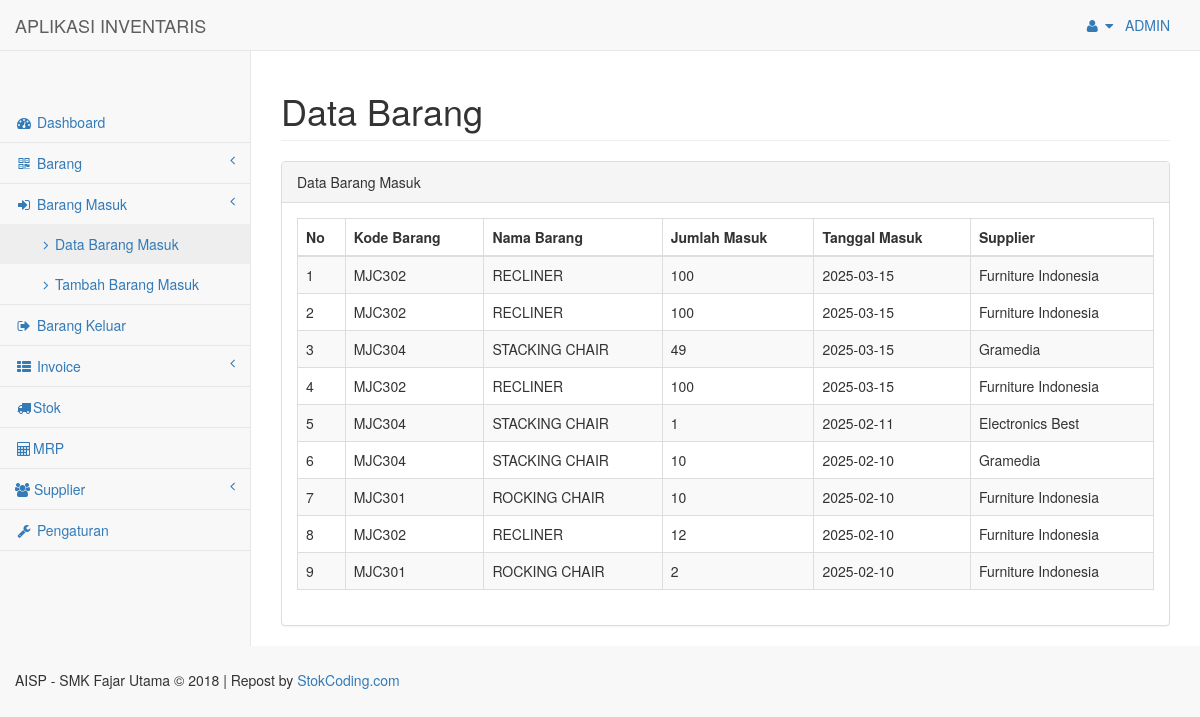
/index.php?page=barangmasuk (signed in), run on the app's committed database.
### tables this page shows
CREATE TABLE `tbl_barang` (
  `kode_barang` varchar(8) NOT NULL,
  `nama_barang` varchar(30) NOT NULL
);

CREATE TABLE `tbl_stok` (
  `id_stok` int NOT NULL,
  `kode_barang` varchar(8) NOT NULL,
  `nama_barang` varchar(30) NOT NULL,
  `jml_barangmasuk` int NOT NULL,
  `jml_barangkeluar` int NOT NULL,
  `total_barang` int NOT NULL
);

CREATE TABLE `tbl_masukbarang` (
  `id_masukbarang` varchar(11) NOT NULL,
  `kode_barang` varchar(8) NOT NULL,
  `nama_barang` varchar(30) NOT NULL,
  `tgl_masuk` date NOT NULL,
  `jumlah_masuk` int NOT NULL,
  `kode_supplier` varchar(5) NOT NULL
);

CREATE TABLE `tbl_supplier` (
  `kode_supplier` varchar(5) NOT NULL,
  `nama_supplier` varchar(35) NOT NULL,
  `alamat_supplier` varchar(50) NOT NULL,
  `telp_supplier` varchar(25) NOT NULL,
  `kota_supplier` varchar(20) NOT NULL
);

### config/Class_Barang.php (called while the page is built, shortened)
<?php
class Class_Barang
{
    function tampil_barangmasuk()
    {
        include("config.php");
        $sql = "select * from tbl_barang a inner join tbl_masukbarang b inner join tbl_stok c on a.kode_barang=b.kode_barang and a.kode_barang=c.kode_barang inner join tbl_supplier d on b.kode_supplier=d.kode_supplier ORDER BY b.tgl_masuk DESC";
        $data = mysqli_query($conn, $sql);
        $data1 = mysqli_num_rows($data);
        if ($data1 == 0) {
            echo "<div class='alert alert-danger'>Tidak ada data</div>";
        } else {
            while ($d = mysqli_fetch_assoc($data)) {
                $hasil[] = $d;
            }
            return $hasil;
        }
    }
}

### pages/data_barangmasuk.php (the view)
<div class="row">
    <div class="col-lg-12">
        <h1 class="page-header">Data Barang </h1>
    </div>
</div>
<div class="row">
    <div class="col-lg-12">
        <div class="panel panel-default">
            <div class="panel-heading">
                Data Barang Masuk
            </div>
            <div class="panel-body">
                <table width="100%" class="table table-striped table-bordered table-hover" cellpadding="0" cellspacing="0" id="dataTables-example">
                    <thead>
                        <?php
                        if (is_array($db->tampil_barangmasuk()) && count($db->tampil_barangmasuk()) > 0) {
                        ?>
                            <tr>
                                <th>No</th>
                                <th>Kode Barang</th>
                                <th>Nama Barang</th>
                                <th>Jumlah Masuk</th>
                                <th>Tanggal Masuk</th>
                                <th>Supplier</th>
                            </tr>
                    </thead>
                    <tbody>
                        <?php
                            $no = 1;
                            foreach ($db->tampil_barangmasuk() as $row) {
                        ?>
                            <tr>
                                <td><?= $no++ ?></td>
                                <td><?= $row['kode_barang'] ?></td>
                                <td><?= $row['nama_barang'] ?></td>
                                <td><?= $row['jumlah_masuk'] ?></td>
                                <td><?= $row['tgl_masuk'] ?></td>
                                <td><?= $row['nama_supplier'] ?></td>
                            </tr>
                    <?php }
                        } ?>
                    </tbody>
                </table>
            </div>
        </div>
    </div>
</div>

### data on the page
tbl_barang: tbl_stok.kode_barang "MJC302", tbl_stok.nama_barang "RECLINER", tbl_masukbarang.jumlah_masuk "100", tbl_masukbarang.tgl_masuk "2025-03-15", tbl_supplier.nama_supplier "Furniture Indonesia", tbl_masukbarang.jumlah_masuk "12", tbl_masukbarang.tgl_masuk "2025-02-10"
tbl_barang: tbl_stok.kode_barang "MJC304", tbl_stok.nama_barang "STACKING CHAIR", tbl_masukbarang.jumlah_masuk "49", tbl_masukbarang.tgl_masuk "2025-03-15", tbl_supplier.nama_supplier "Gramedia", tbl_masukbarang.jumlah_masuk "1", tbl_masukbarang.tgl_masuk "2025-02-11", tbl_supplier.nama_supplier "Electronics Best", tbl_masukbarang.jumlah_masuk "10", tbl_masukbarang.tgl_masuk "2025-02-10"
tbl_barang: tbl_stok.kode_barang "MJC301", tbl_stok.nama_barang "ROCKING CHAIR", tbl_masukbarang.jumlah_masuk "10", tbl_masukbarang.tgl_masuk "2025-02-10", tbl_supplier.nama_supplier "Furniture Indonesia", tbl_masukbarang.jumlah_masuk "2"

### other printed values
$_SESSION["username"] "ADMIN"
